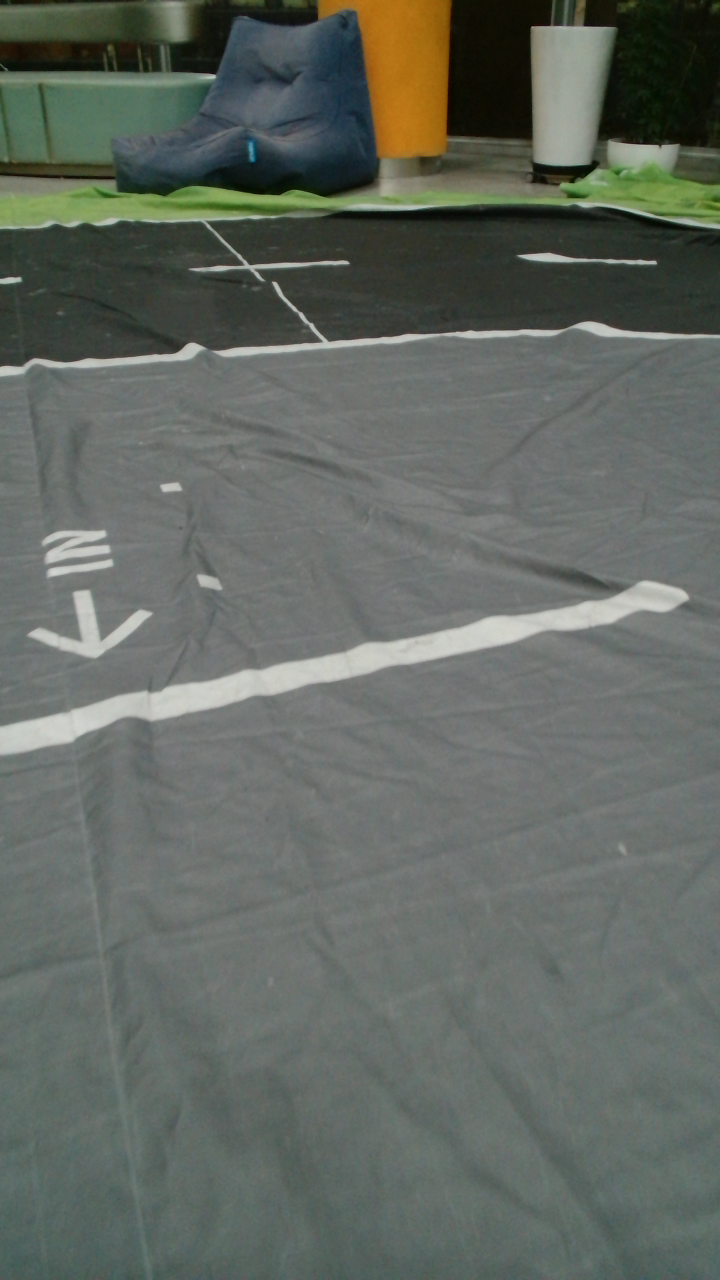
#> input picture src/camera_pkg/camera_pkg/lib/parking_rear/frame_000105_20251222_191553_202966.png, 720 x 1280 px, found by its file name; its folder holds 4 pictures in this run
$ python rotate_images_90deg.py
#> lines starting #> are read from the running program, lines starting #| are printed output that depends on the picture
#!/usr/bin/env python3

import os
import cv2

IMAGE_DIR = "/home/kimmyungkyun/gyeonggi_ws/src/camera_pkg/camera_pkg/lib/parking_rear/"

IMAGE_EXTENSIONS = (".jpg", ".jpeg", ".png", ".bmp")


def rotate_images_90deg(directory: str):
    for filename in os.listdir(directory):
        if not filename.lower().endswith(IMAGE_EXTENSIONS):
            continue

        img_path = os.path.join(directory, filename)
        img = cv2.imread(img_path)
#> img is the input picture: shape (1280, 720, 3); mean B, G, R 97.8, 104.6, 98.2

        if img is None:
            print(f"[WARNING] Failed to load image: {filename}")
            continue

        rotated = cv2.rotate(img, cv2.ROTATE_90_COUNTERCLOCKWISE)
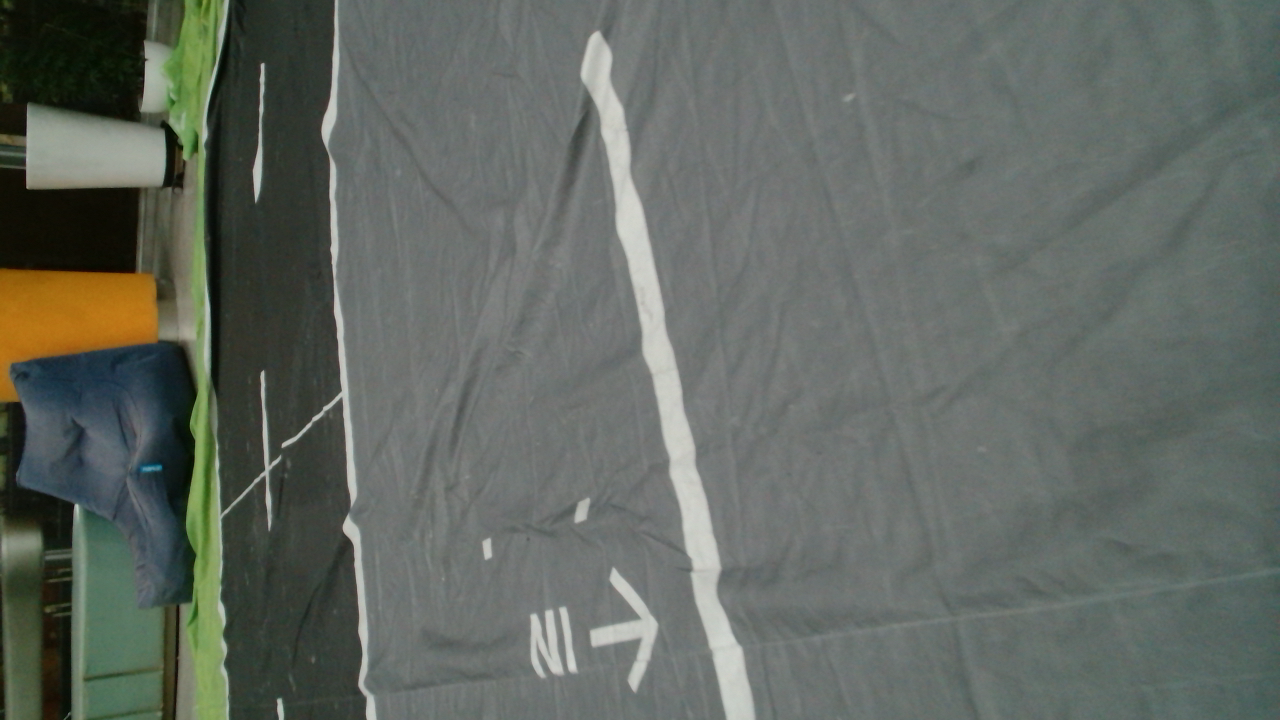
#> rotated: shape (720, 1280, 3); mean B, G, R 97.8, 104.6, 98.2

        cv2.imwrite(img_path, rotated)
        print(f"[OK] Rotated: {filename}")
#> pass 2 of the loop in rotate_images_90deg, `for filename in os.listdir(directory):`:
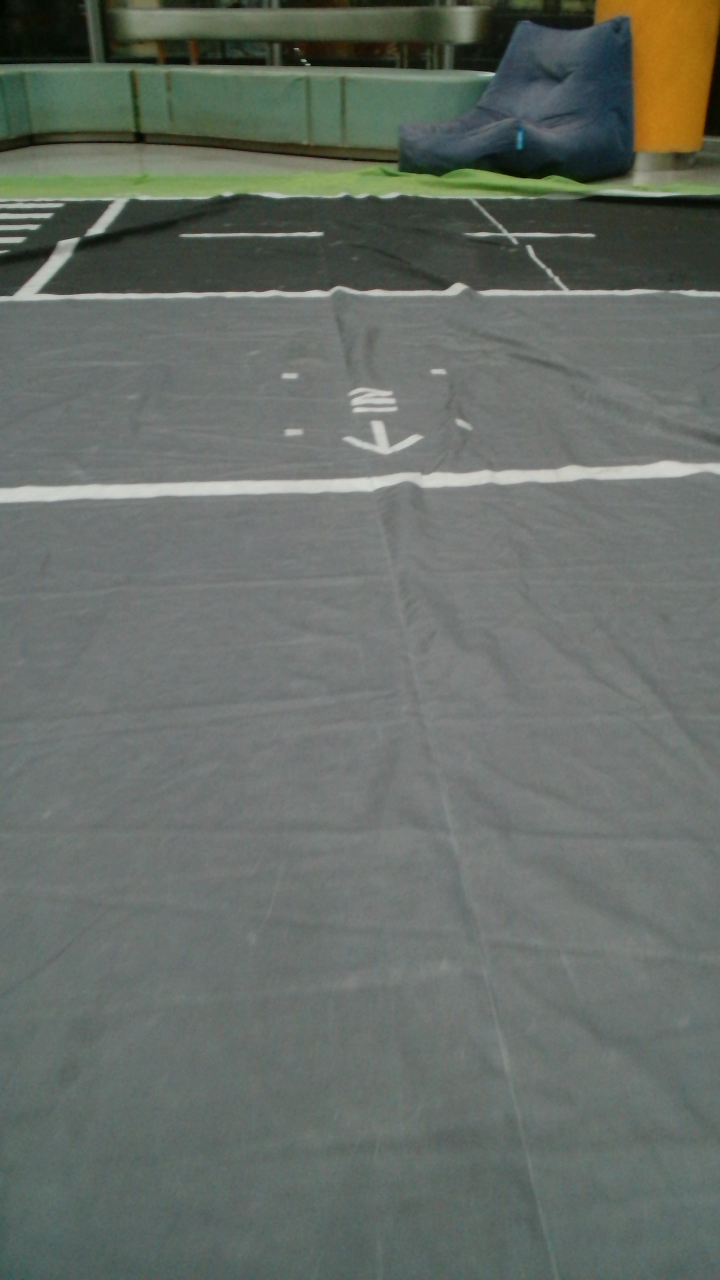
#> input picture src/camera_pkg/camera_pkg/lib/parking_rear/frame_000129_20251222_191555_134339.png, 720 x 1280 px, found by its file name
#> in rotate_images_90deg, img is the input picture: shape (1280, 720, 3); mean B, G, R 103.4, 109.7, 103
#> in rotate_images_90deg, `rotated = cv2.rotate(img, cv2.ROTATE_90_COUNTERCLOCKWISE)`:
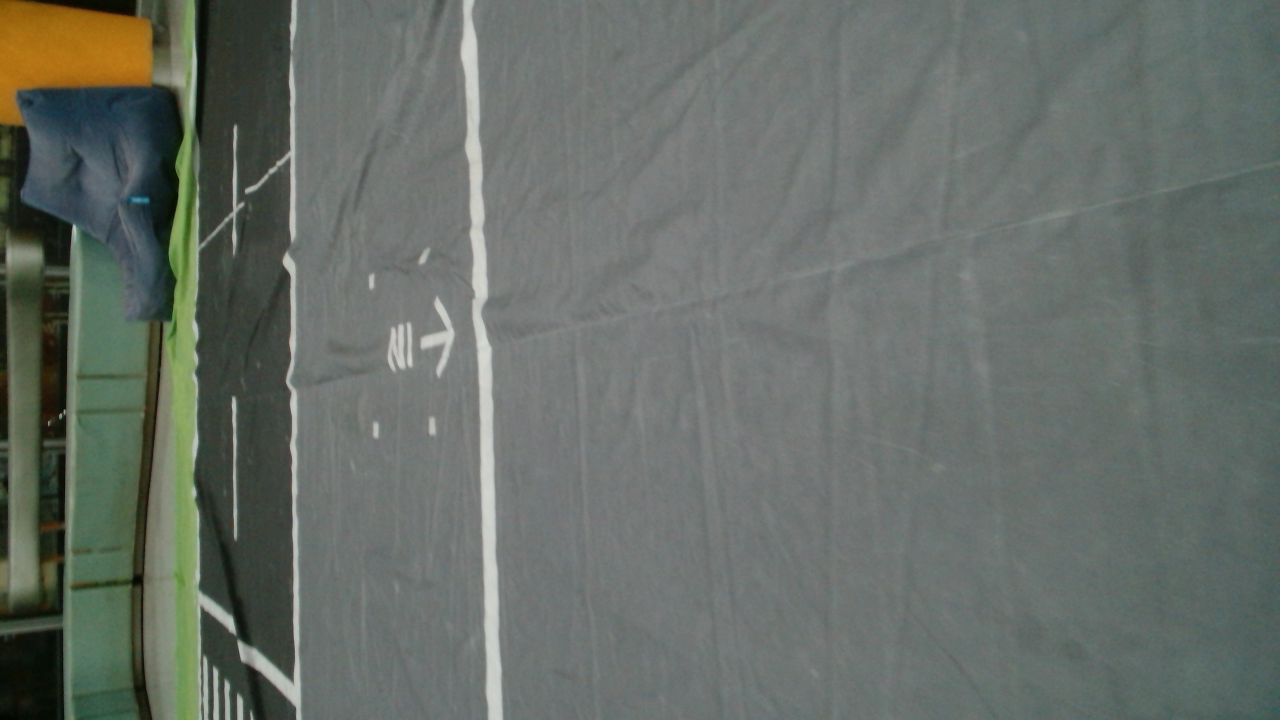
#> rotated: shape (720, 1280, 3); mean B, G, R 103.4, 109.7, 103
#> pass 3 of the loop in rotate_images_90deg, `for filename in os.listdir(directory):`:
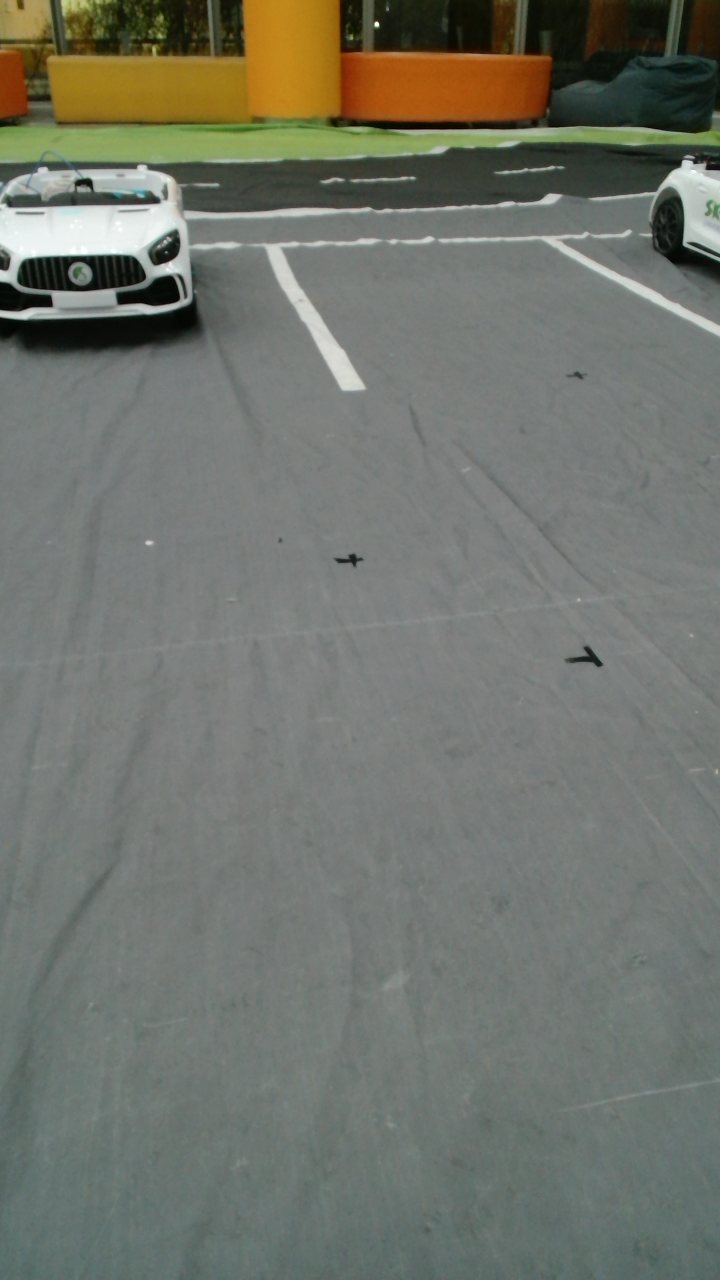
#> input picture src/camera_pkg/camera_pkg/lib/parking_rear/frame_000246_20251222_191606_828038.png, 720 x 1280 px, found by its file name
#> in rotate_images_90deg, img is the input picture: shape (1280, 720, 3); mean B, G, R 108, 116.5, 112.8
#> in rotate_images_90deg, `rotated = cv2.rotate(img, cv2.ROTATE_90_COUNTERCLOCKWISE)`:
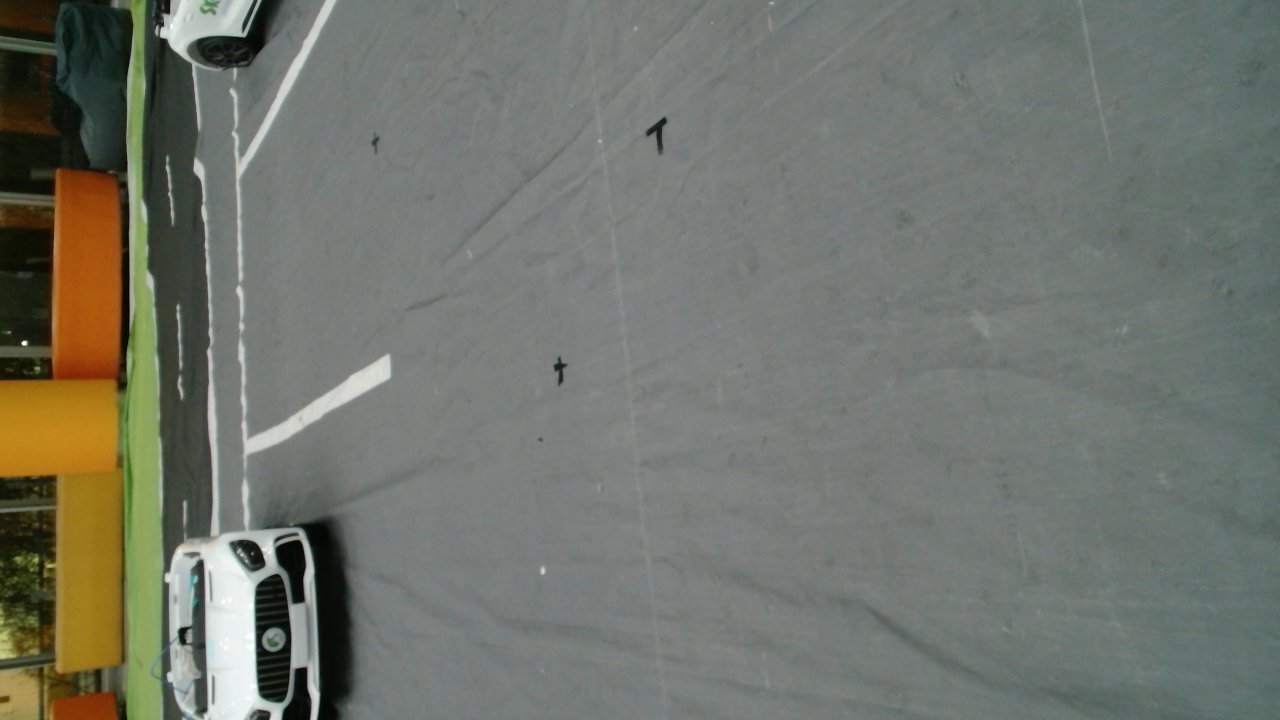
#> rotated: shape (720, 1280, 3); mean B, G, R 108, 116.5, 112.8
#> the loop made 4 passes; the first 3 are shown


if __name__ == "__main__":
    rotate_images_90deg(IMAGE_DIR)
